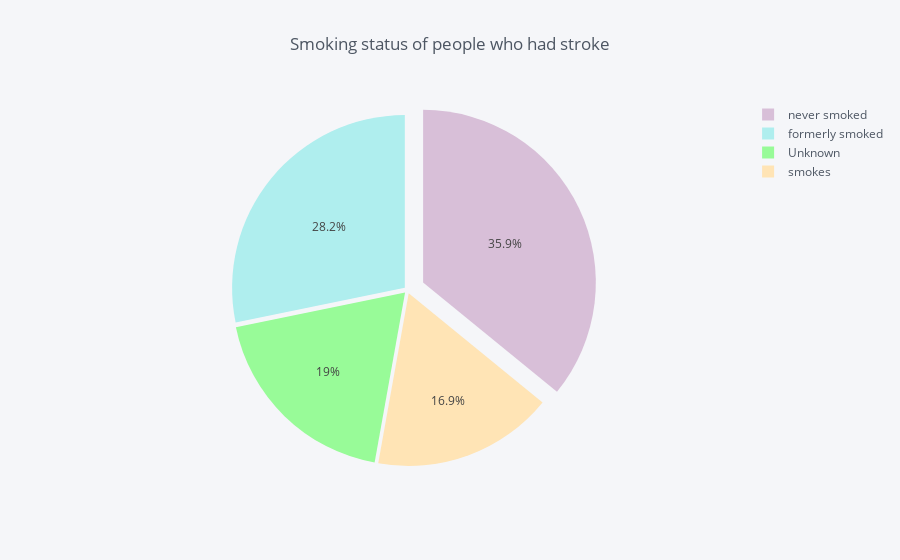

The notebook cell saved with this chart:
### Markdown cell above
<h3 style='background:#F1C4EF; border:1; border-radius:10px; color:black'><center>Smoking status of people who had stroke</center></h3>

### Code cell
smoke = df.groupby(df['smoking_status'])['stroke'].sum()
df_smoke = pd.DataFrame({'labels': smoke.index,
                   'values': smoke.values
                  })
df_smoke.iplot(kind='pie',labels='labels',values='values', title='Smoking status of people who had stroke', colors = colors2, 
            pull=[0.02, 0.02, 0.1, 0.02])

### Figure 1 — Plotly figure (JSON) as saved in the notebook; plotly's stock layout.template omitted (floating-point values rounded to 4 significant figures)
{"data": [{"labels": ["Unknown", "formerly smoked", "never smoked", "smokes"], "marker": {"colors": ["rgba(152, 251, 152, 1.0)", "rgba(175, 238, 238, 1.0)", "rgba(216, 191, 216, 1.0)", "rgba(255, 228, 181, 1.0)"]}, "name": "", "pull": [0.02, 0.02, 0.1, 0.02], "type": "pie", "values": [47, 70, 89, 42]}], "layout": {"legend": {"bgcolor": "#F5F6F9", "font": {"color": "#4D5663"}}, "paper_bgcolor": "#F5F6F9", "plot_bgcolor": "#F5F6F9", "title": "Smoking status of people who had stroke", "titlefont": {"color": "#4D5663"}}}
